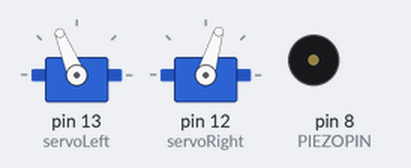
Bench run of a sketch on a simulated Arduino Uno, built with avr-gcc and run on an emulated ATmega328P. Parts: 2 × servo, buzzer (waves = sounding, pin HIGH).

Above: at 0.1 s.
At 8.1 s:
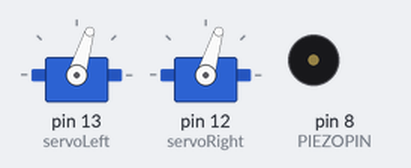
At 18.5 s:
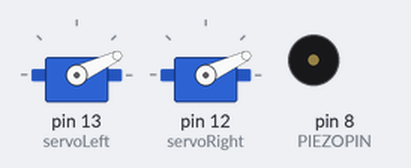
At 31.9 s:
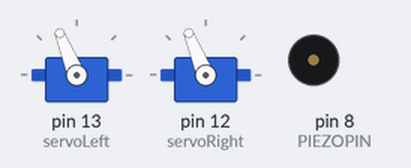
Timing chart, 0 to 40.0 s (numbered marks = the images above):
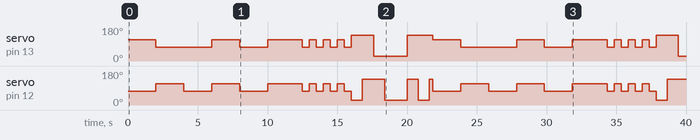

The sketch:

dance.ino
```cpp
#include <Servo.h>                           // Include servo library

Servo servoLeft;                             // Declare left servo signal
Servo servoRight;                            // Declare right servo signal

int PIEZOPIN = 8;                            // Declare pin that the piezo is connected to.
// DECLARE LED PINS HERE

// One octave of notes between A4 and A5, for Piezo Greeting
int note_A4 = 440;
int note_As4 = 466; int note_Bb4 = note_As4;
int note_B4 = 494;
int note_C5 = 523;
int note_Cs5 = 554; int note_Db5 = note_Cs5;
int note_D5 = 587;
int note_Ds5 = 622; int note_Eb5 = note_Ds5;
int note_E5 = 659;
int note_F5 = 698;
int note_Fs5 = 740; int note_Gb5 = note_Fs5;
int note_G5 = 784;
int note_Gs5 = 830; int note_Ab5 = note_Gs5;

void setup()
{
  pinMode(PIEZOPIN, OUTPUT);                 // Attach piezo to pin 5.
  servoLeft.attach(13);                      // Attach left signal to pin 13
  servoRight.attach(12);                     // Attach right signal to pin 12
  servoLeft.writeMicroseconds(1500);        // Calibrate left servo
  servoRight.writeMicroseconds(1500);       // Calibrate right servo
  // Attach LED pins here.
}

void loop()
{
  // Code for testing servos.
  // Tinker with the numbers to see how they work!
  // For help, visit https://learn.parallax.com/tutorials/robot/shield-bot/robotics-board-education-shield-arduino/chapter-2-shield-lights-servo-4.
  //backwards
  servoLeft.writeMicroseconds(1700);
  servoRight.writeMicroseconds(1300);
  delay(2000);
  servoLeft.writeMicroseconds(1300);
  servoRight.writeMicroseconds(1700);
  delay(2000);
  servoLeft.writeMicroseconds(1300);
  servoRight.writeMicroseconds(1300);
  delay(2000);
  servoLeft.writeMicroseconds(1700);
  servoRight.writeMicroseconds(1700);
  delay(2000);
  servoLeft.writeMicroseconds(1300);
  servoRight.writeMicroseconds(1300);
  delay(2000);
  servoLeft.writeMicroseconds(1700);
  servoRight.writeMicroseconds(1700);
  delay(2000);

  servoLeft.writeMicroseconds(1700);
  servoRight.writeMicroseconds(1700);
  delay(500);
  servoLeft.writeMicroseconds(1300);
  servoRight.writeMicroseconds(1300);
  delay(500);
  servoLeft.writeMicroseconds(1700);
  servoRight.writeMicroseconds(1700);
  delay(500);
  servoLeft.writeMicroseconds(1300);
  servoRight.writeMicroseconds(1300);
  delay(500);
  servoLeft.writeMicroseconds(1700);
  servoRight.writeMicroseconds(1700);
  delay(500);
  servoLeft.writeMicroseconds(1300);
  servoRight.writeMicroseconds(1300);
  delay(500);
  servoLeft.writeMicroseconds(1700);
  servoRight.writeMicroseconds(1700);
  delay(500);
  servoLeft.writeMicroseconds(1300);
  servoRight.writeMicroseconds(1300);
  delay(500);

  servoLeft.writeMicroseconds(1950);
  servoRight.writeMicroseconds(800);
  delay(800);
  servoLeft.writeMicroseconds(1950);
  servoRight.writeMicroseconds(1950);
  delay(800);
  servoLeft.writeMicroseconds(800);
  servoRight.writeMicroseconds(1950);
  delay(800);
  servoLeft.writeMicroseconds(800);
  servoRight.writeMicroseconds(800);
  delay(800);
  servoLeft.writeMicroseconds(800);
  servoRight.writeMicroseconds(800);
  delay(800);
  servoLeft.writeMicroseconds(1950);
  servoRight.writeMicroseconds(1950);
  delay(800);
  servoLeft.writeMicroseconds(1950);
  servoRight.writeMicroseconds(800);
  delay(800);

  servoLeft.writeMicroseconds(1950);
  servoRight.writeMicroseconds(1950);
  delay(250);


}
```

Measured:
- by itself, servo on pin 13 (servoLeft): 112° → 73° at 2.0 s, → 112° 4.0 s later, → 73° 2.0 s later, → 112° 2.0 s later, … (28 changes in this stretch)
- by itself, servo on pin 12 (servoRight): 73° → 112° at 2.0 s, → 73° 2.0 s later, → 112° 2.0 s later, → 73° 2.0 s later, … (33 changes in this stretch)
